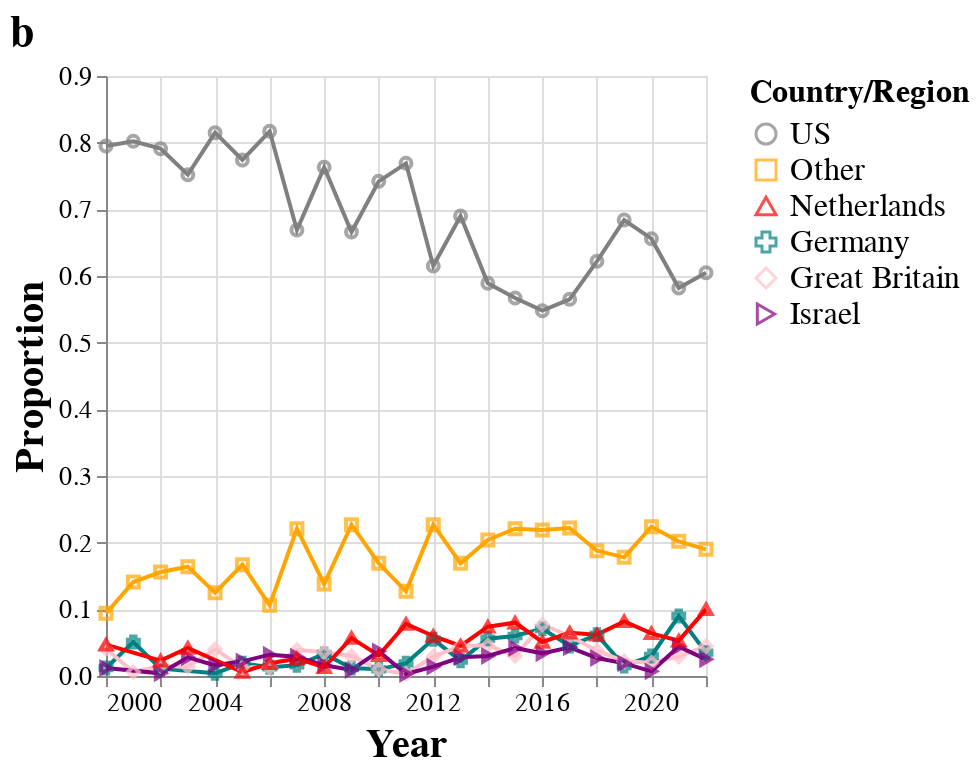

The notebook cell this image was saved under:
### Code cell
line = alt.Chart(transform_year(country_ts)).mark_line().encode(
    x = alt.X(
        'year',
        title = 'Year'
    ),
    y = alt.Y(
        'prop',
        title = 'Proportion'
    ),
    color = alt.Color(
        'country',
        legend = None,
        scale = alt.Scale(
            domain = countries,
            range = country_colors
        )
    ),
)

points = line.mark_point().encode(
    color = alt.Color(
        'country',
        title = 'Country/Region',
#         legend = None,
        scale = alt.Scale(
            domain = countries,
            range = country_colors
        )
    ),
    shape = alt.Shape(
        'country',
#         legend = None,
        scale = alt.Scale(
            domain = countries
        )
    )
)

country_prop_ts_chart = alt.layer(
    line,
    points,
).resolve_scale(
    color = 'independent',
    shape = 'independent'
).properties(
    title = 'b',
    height=300,
    width=300
).configure_axis(
    labelFontSize=13,
    titleFontSize=20
).configure_legend(
    titleFontSize=16,
    labelFontSize=16
).configure_title(
    anchor='start',
    fontSize=22
)

country_prop_ts_chart

### Figure 1 — Vega-Lite specification as saved in the notebook (floating-point values rounded to 4 significant figures; data arrays with more than 128 entries replaced by an {"elided": "..."} marker saying what was removed)
{"config": {"view": {"continuousWidth": 400, "continuousHeight": 300}, "axis": {"labelFontSize": 13, "titleFontSize": 20}, "legend": {"labelFontSize": 16, "titleFontSize": 16}, "title": {"anchor": "start", "fontSize": 22}}, "layer": [{"mark": "line", "encoding": {"color": {"field": "country", "legend": null, "scale": {"domain": ["US", "Other", "Netherlands", "Germany", "Great Britain", "Israel"], "range": ["grey", "orange", "red", "teal", "pink", "purple"]}, "type": "nominal"}, "x": {"field": "year", "title": "Year", "type": "temporal"}, "y": {"field": "prop", "title": "Proportion", "type": "quantitative"}}}, {"mark": "point", "encoding": {"color": {"field": "country", "scale": {"domain": ["US", "Other", "Netherlands", "Germany", "Great Britain", "Israel"], "range": ["grey", "orange", "red", "teal", "pink", "purple"]}, "title": "Country/Region", "type": "nominal"}, "shape": {"field": "country", "scale": {"domain": ["US", "Other", "Netherlands", "Germany", "Great Britain", "Israel"]}, "type": "nominal"}, "x": {"field": "year", "title": "Year", "type": "temporal"}, "y": {"field": "prop", "title": "Proportion", "type": "quantitative"}}}], "data": {"name": "data-28aaee5ee238da23ced2c2163306c12e"}, "height": 300, "resolve": {"scale": {"color": "independent", "shape": "independent"}}, "title": "b", "width": 300, "$schema": "https://vega.github.io/schema/vega-lite/v4.17.0.json", "datasets": {"data-28aaee5ee238da23ced2c2163306c12e": {"elided": "134 records"}}}
